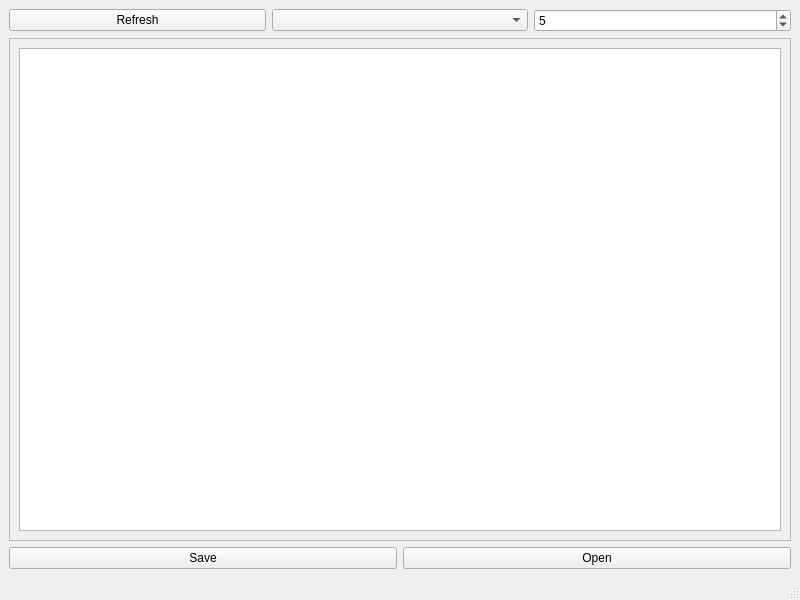
<?xml version="1.0" encoding="UTF-8"?>
<ui version="4.0">
 <class>MainWindow</class>
 <widget class="QMainWindow" name="MainWindow">
  <property name="geometry">
   <rect>
    <x>0</x>
    <y>0</y>
    <width>800</width>
    <height>600</height>
   </rect>
  </property>
  <property name="windowTitle">
   <string>MainWindow</string>
  </property>
  <widget class="QWidget" name="centralwidget">
   <layout class="QVBoxLayout" name="verticalLayout_2">
    <item>
     <layout class="QHBoxLayout" name="horizontalLayout">
      <item>
       <widget class="QPushButton" name="pushButton">
        <property name="text">
         <string>Refresh</string>
        </property>
       </widget>
      </item>
      <item>
       <widget class="QComboBox" name="comboBox"/>
      </item>
      <item>
       <widget class="QSpinBox" name="spinBox">
        <property name="value">
         <number>5</number>
        </property>
       </widget>
      </item>
     </layout>
    </item>
    <item>
     <layout class="QHBoxLayout" name="horizontalLayout_2">
      <item>
       <widget class="QScrollArea" name="scrollArea">
        <property name="widgetResizable">
         <bool>true</bool>
        </property>
        <widget class="QWidget" name="scrollAreaWidgetContents">
         <property name="geometry">
          <rect>
           <x>0</x>
           <y>0</y>
           <width>782</width>
           <height>478</height>
          </rect>
         </property>
         <layout class="QVBoxLayout" name="verticalLayout_3">
          <item>
           <widget class="QTableWidget" name="tableWidget"/>
          </item>
         </layout>
        </widget>
       </widget>
      </item>
     </layout>
    </item>
    <item>
     <layout class="QHBoxLayout" name="horizontalLayout_3">
      <item>
       <widget class="QPushButton" name="saveButton">
        <property name="text">
         <string>Save</string>
        </property>
       </widget>
      </item>
      <item>
       <widget class="QPushButton" name="openButton">
        <property name="text">
         <string>Open</string>
        </property>
       </widget>
      </item>
     </layout>
    </item>
   </layout>
  </widget>
  <widget class="QStatusBar" name="statusbar"/>
 </widget>
 <resources/>
 <connections/>
</ui>
